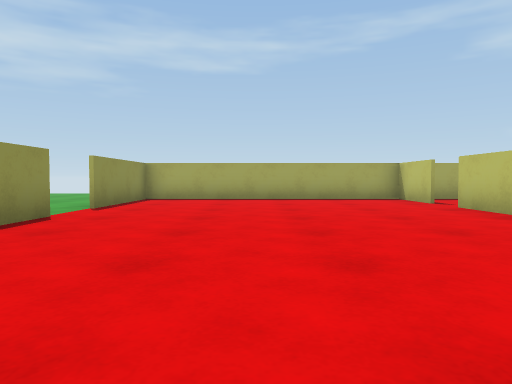
[1] (above)

14 first-person views from a walk through a 3-D level made in the Unity game engine. The camera is 0.59 m above the floor, tilts 2° down and sees 70° across. The floor is counted in squares, 1 m on a side. Each view is taken from the middle of a square. On the plan, view 1 faces up. The plan holds only what a view shows up to about 10 squares ahead; the rest is blank. The player is left out.

[2]
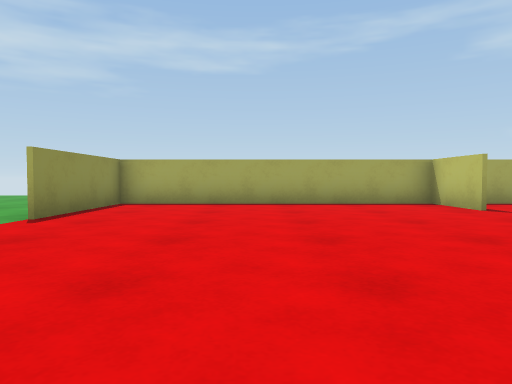

[3]
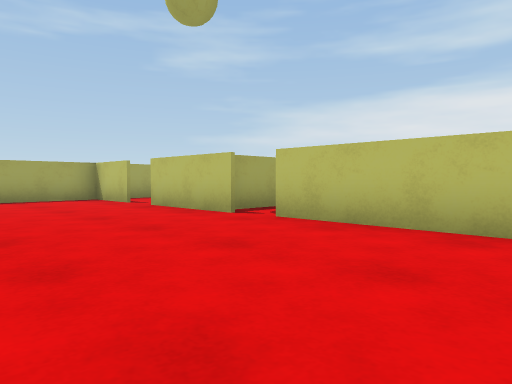

[4]
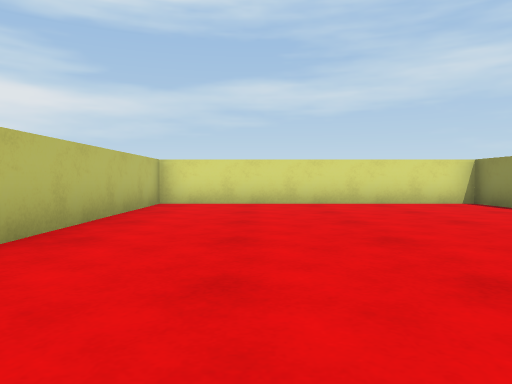

[5]
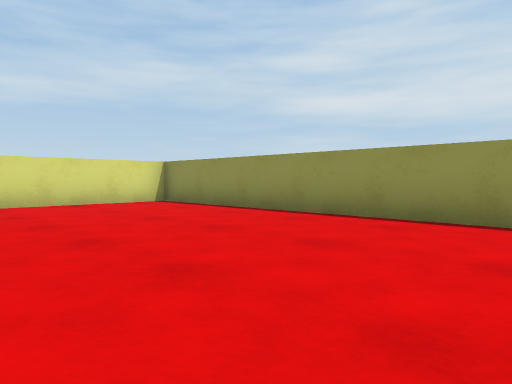

[6]
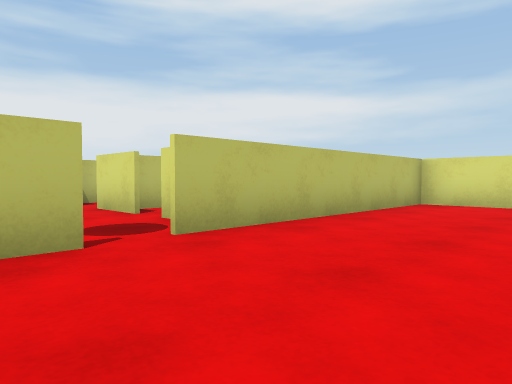

[7]
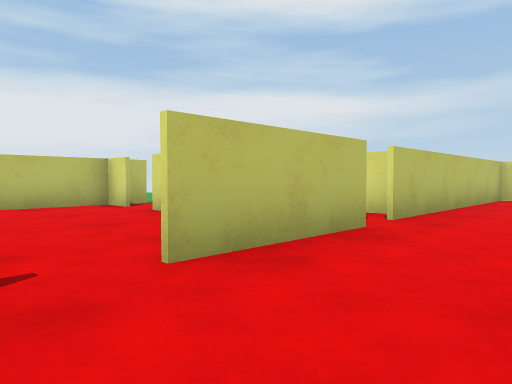

[8]
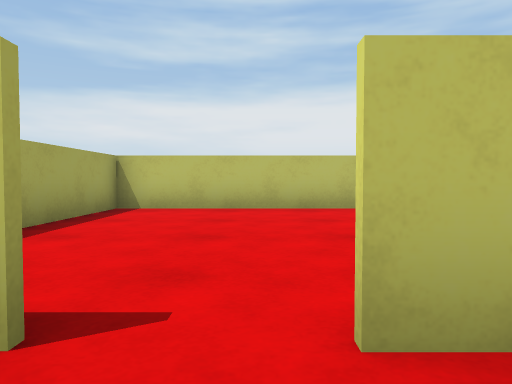

[9]
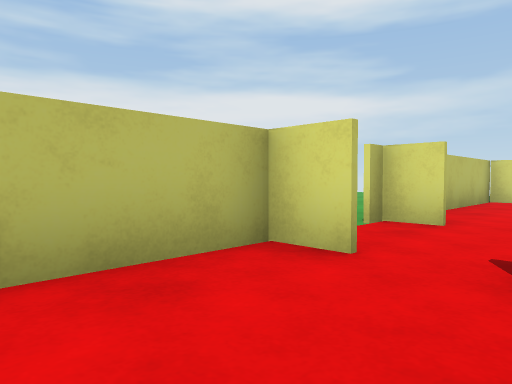

[10]
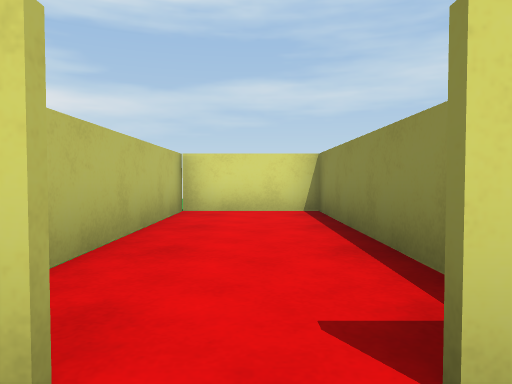

[11]
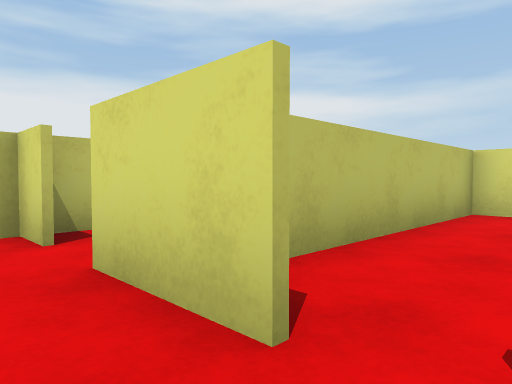

[12]
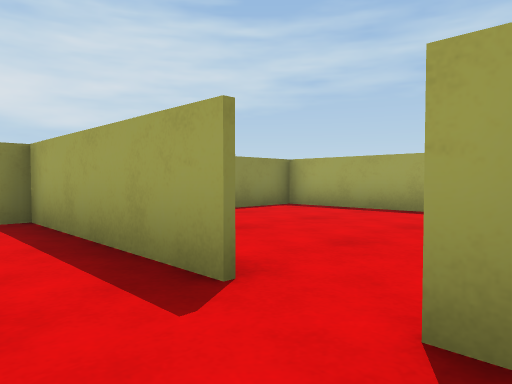

[13]
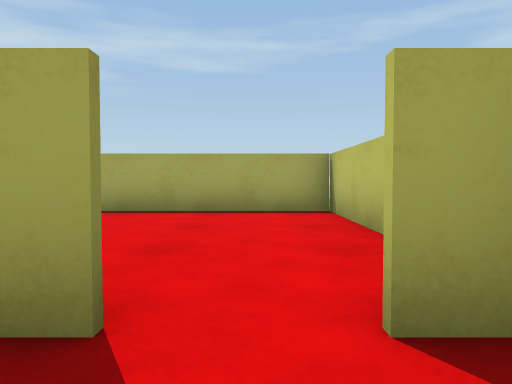

[14]
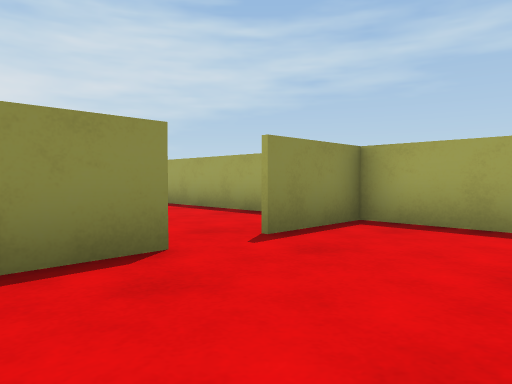

### Floor plan
Points are (right, up) in squares from view 1. A wall is a line through its corners. A room is listed if a view was taken in it or the views show most of it. See-through windows are left out.
Room 1 (views 1, 2, 3, 4, 5, 6, 7, 8)
walls: (4.2, 4.8) (4.2, 7.8); (-3.3, 5.9) (-3.3, -2.8) (4.2, -2.8) (4.2, 4); (4.2, 8.8) (4.2, 10.9); (3.9, 10.8) (-3.3, 10.8) (-3.3, 7.2)
ways out: opening at (4, 8) to room 2; gap at (4, 4) to room 3; opening at (-3, 6.5) to room 4
Room 2 (views 9, 14)
walls: (4.3, 7.8) (4.3, 6.4); (8, 5.4) (8.5, 5.4); (4.3, 10.9) (4.3, 8.8); (10.4, 5.4) (10.4, 10.8) (3.9, 10.8)
ways out: opening at (4, 8) to room 1; opening at (9, 5) to room 3
Room 3 (views 10, 11, 13)
walls: (7.8, 1.9) (7.8, -2.9); (10.4, 3.1) (10.4, 3.5); (6.8, 3.1) (8.5, 3.1); (10.4, 4.4) (10.4, 5.4); (8.5, 5.3) (4.3, 5.3); (4.8, 3.1) (6, 3.1); (7.1, -2.8) (10.4, -2.8) (10.4, 2.8)
ways out: gap at (4, 4) to room 1; opening at (9, 5) to room 2; opening at (10, 4) to room 4; gap at (6, 3)
Room 4 (view 12)
walls: (9.5, 3.1) (10.4, 3.1); (10, 5.3) (9.5, 5.3)
ways out: opening at (-3, 6.5) to room 1; opening at (10, 4) to room 3

Where each view was taken, in squares from view 1:
view 1: 0 up, 0 right, facing up
view 2: 2 up, 0 right, facing up
view 3: 0 up, 0 right, facing up-right
view 4: 6 up, 2 right, facing down
view 5: 6 up, 2 right, facing down-left
view 6: 6 up, 1 right, facing down-right
view 7: 9 up, 2 right, facing down-right
view 8: 8 up, 3 right, facing right
view 9: 8 up, 8 right, facing down-right
view 10: 4 up, 9 right, facing down
view 11: 4 up, 6 right, facing down-right
view 12: 4 up, 10 right, facing up-left
view 13: 4 up, 9 right, facing up
view 14: 6 up, 7 right, facing up-left
